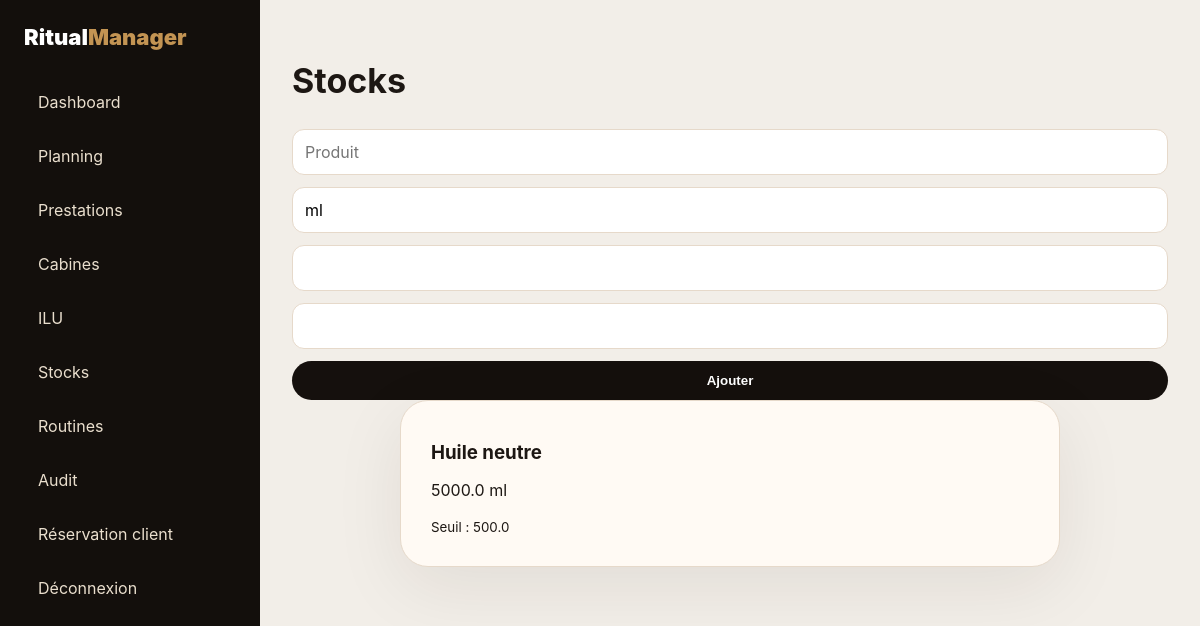
The page /admin/stocks/ (signed in) on the database its author committed.
### app/models/entities.py (models this page shows)
class Product(db.Model):
    id = db.Column(db.Integer, primary_key=True)
    name = db.Column(db.String(140), nullable=False)
    unit = db.Column(db.String(20), default='ml')
    quantity = db.Column(db.Float, default=0)
    alert_threshold = db.Column(db.Float, default=0)

### app/stocks/routes.py (the view)
@stocks_bp.route('/', methods=['GET','POST'])
@login_required
def index():
    if request.method == 'POST':
        p = Product(name=request.form['name'], unit=request.form['unit'], quantity=float(request.form['quantity']), alert_threshold=float(request.form['alert_threshold']))
        db.session.add(p); db.session.commit()
        return redirect(url_for('stocks.index'))
    return render_template('stocks/index.html', products=Product.query.all())

### app/utils/auth.py (called while the page is built)
def login_required(fn):
    @wraps(fn)
    def wrapper(*args, **kwargs):
        if not session.get('user_id'):
            return redirect(url_for('auth.login'))
        return fn(*args, **kwargs)
    return wrapper

### app/templates/stocks/index.html
{% extends 'admin/base_admin.html' %}{% block admin_content %}<h1>Stocks</h1><form class="inline-form" method="post"><input name="name" placeholder="Produit"><input name="unit" value="ml"><input name="quantity" type="number" step="0.1"><input name="alert_threshold" type="number" step="0.1"><button>Ajouter</button></form><div class="grid cards">{% for p in products %}<div class="card"><h3>{{p.name}}</h3><p>{{p.quantity}} {{p.unit}}</p><small>Seuil : {{p.alert_threshold}}</small></div>{% endfor %}</div>{% endblock %}

### app/static/css/app.css (style rules this page uses)
:root { --bg:#f5f0ea;--ink:#1d1713;--muted:#74695f;--gold:#c39453;--card:#fffaf4;--line:#e6d9ca;--dark:#15100d;--green:#d8f5df;--blue:#dcecff;--red:#ffe0e0 }
* { box-sizing:border-box }
body { margin:0;font-family:Inter,Segoe UI,Arial,sans-serif;background:var(--bg);color:var(--ink) }
.hero-card,.card,.login-card { background:var(--card);border:1px solid var(--line);border-radius:28px;box-shadow:0 20px 70px rgba(44,30,18,.08);padding:30px }
.btn,button { border:0;background:var(--dark);color:#fff;border-radius:999px;padding:12px 20px;font-weight:800;cursor:pointer }
.grid { display:grid;gap:22px }
.cards { grid-template-columns:repeat(auto-fit,minmax(240px,1fr));padding:0 9vw 70px }
.card h3 { margin:10px 0 }
.login-card form,.inline-form { display:grid;gap:12px }
.login-card input,.inline-form input,.inline-form select,.inline-form textarea,select,input,textarea { border:1px solid var(--line);border-radius:12px;padding:12px;background:#fff;font:inherit }
.admin-body { display:grid;grid-template-columns:260px 1fr;background:#f2eee8 }
.admin-main h1 { font-size:34px }

### rows shown on the page
Product: name "Huile neutre", quantity "5000.0", unit "ml", alert_threshold "500.0"
